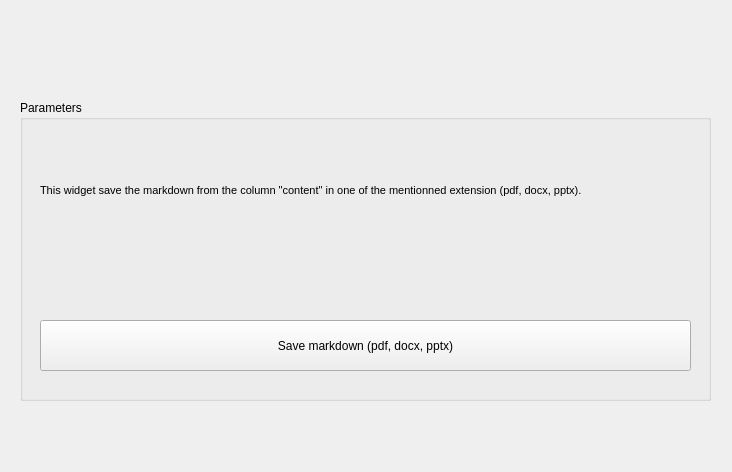
<?xml version="1.0" encoding="UTF-8"?>
<ui version="4.0">
 <class>Form</class>
 <widget class="QWidget" name="Form">
  <property name="geometry">
   <rect>
    <x>0</x>
    <y>0</y>
    <width>732</width>
    <height>472</height>
   </rect>
  </property>
  <property name="windowTitle">
   <string>Export markdown</string>
  </property>
  <widget class="QGroupBox" name="groupBox">
   <property name="geometry">
    <rect>
     <x>20</x>
     <y>100</y>
     <width>691</width>
     <height>301</height>
    </rect>
   </property>
   <property name="title">
    <string>Parameters</string>
   </property>
   <widget class="QPushButton" name="saveButton">
    <property name="geometry">
     <rect>
      <x>20</x>
      <y>220</y>
      <width>651</width>
      <height>51</height>
     </rect>
    </property>
    <property name="text">
     <string>Save markdown (pdf, docx, pptx)</string>
    </property>
   </widget>
   <widget class="QLabel" name="Description">
    <property name="geometry">
     <rect>
      <x>20</x>
      <y>70</y>
      <width>551</width>
      <height>41</height>
     </rect>
    </property>
    <property name="sizePolicy">
     <sizepolicy hsizetype="Maximum" vsizetype="Expanding">
      <horstretch>0</horstretch>
      <verstretch>0</verstretch>
     </sizepolicy>
    </property>
    <property name="font">
     <font>
      <pointsize>8</pointsize>
     </font>
    </property>
    <property name="text">
     <string>&lt;html&gt;&lt;head/&gt;&lt;body&gt;&lt;p align=&quot;justify&quot;&gt;This widget save the markdown from the column &amp;quot;content&amp;quot; in one of the mentionned extension (pdf, docx, pptx).&lt;/p&gt;&lt;/body&gt;&lt;/html&gt;</string>
    </property>
    <property name="wordWrap">
     <bool>true</bool>
    </property>
   </widget>
  </widget>
 </widget>
 <resources/>
 <connections/>
</ui>
